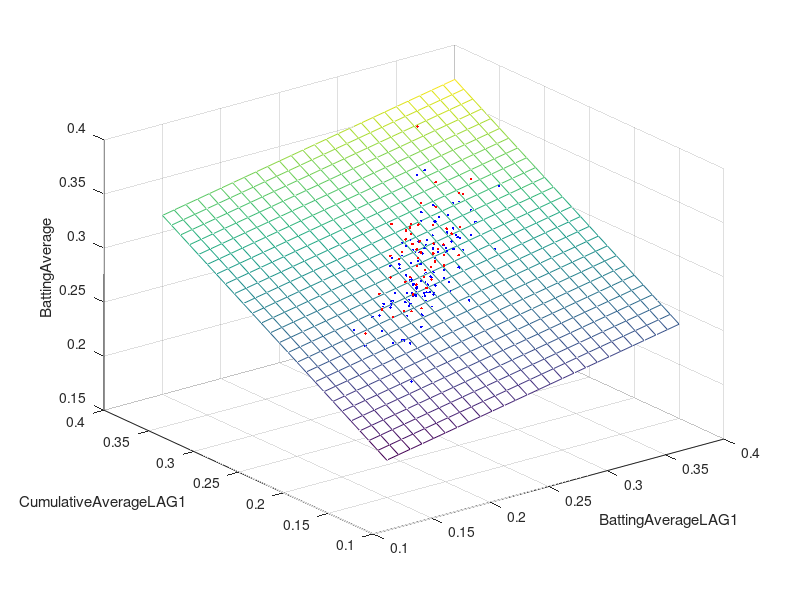

Write the MATLAB code that produced this figure.
# load du lieu tu file
data = load("data.csv");
# setup seed de sinh ra so ngau nhien giong nhau o moi lan chay
rand("seed", 12345);
# tao ra 588 so ngau nhien
randoms = rand(length(data),1);
# sap xep cac so ngau nhien de lay thu tu ngau nhien trong bien index
[garbage index] = sort(randoms);
# dung thu tu ngau nhien trong bien index de xao tron thu tu trong data
# muc dich: lam du lieu cua moi cau thu xuat hien trong ca tap hop tap luyen va tap hop test
data = data(index, :);
# them cot 1 vao phia sau
data = [data ones(length(data), 1)];

# chia 80% du lieu lam du lieu tap luyen, con lai 20% lam du lieu test
X = data(1:470, 2:end);
y = data(1:470, 1);
X_test = data(471:end, 2:end);
y_test = data(471:end, 1);

a = inv(X'*X)*X'*y;
m = length(X);

epsilon = y - X * a;
meanY = mean(y);
var_y = mean((y - meanY).^2);
sum_epsilon2 = sum(epsilon .^ 2);
sum2 = epsilon' * epsilon;
disp 'R2 traing:'
R2 = 1 - sum_epsilon2 / m / var_y;
disp(R2)
disp 'RMSE train:'
disp(sqrt(mean(epsilon .^ 2)))
disp 'RMSE train %:'
disp(sqrt(mean(epsilon .^ 2)) / mean(y))


m_test = length(X_test);
epsilon = y_test - X_test * a;
meanY = mean(y_test);
var_y = mean((y_test - meanY).^2);
sum_epsilon2 = sum(epsilon .^ 2);
sum2 = epsilon' * epsilon;
disp 'R2 test:'
R2 = 1 - sum_epsilon2 / m_test / var_y;
disp(R2)
disp 'RMSE test:'
disp(sqrt(mean(epsilon .^ 2)))
disp 'RMSE test %:'
disp(sqrt(mean(epsilon .^ 2)) / mean(y_test))

# ve line chart
hold off;
plot(epsilon);

# ve 3d chart
hold off;
d = .15:.01:.4;
[xx, yy] = meshgrid (d, d);
r = xx*a(1) + yy*a(2) + a(3);
mesh(d, d, r);
hold on;
plot3(X_test(:, 1), X_test(:, 2), X_test*a, 'b.');
plot3(X_test(:, 1), X_test(:, 2), y_test, 'r.');
xlabel("BattingAverageLAG1");
ylabel("CumulativeAverageLAG1");
zlabel("BattingAverage");
hold off;